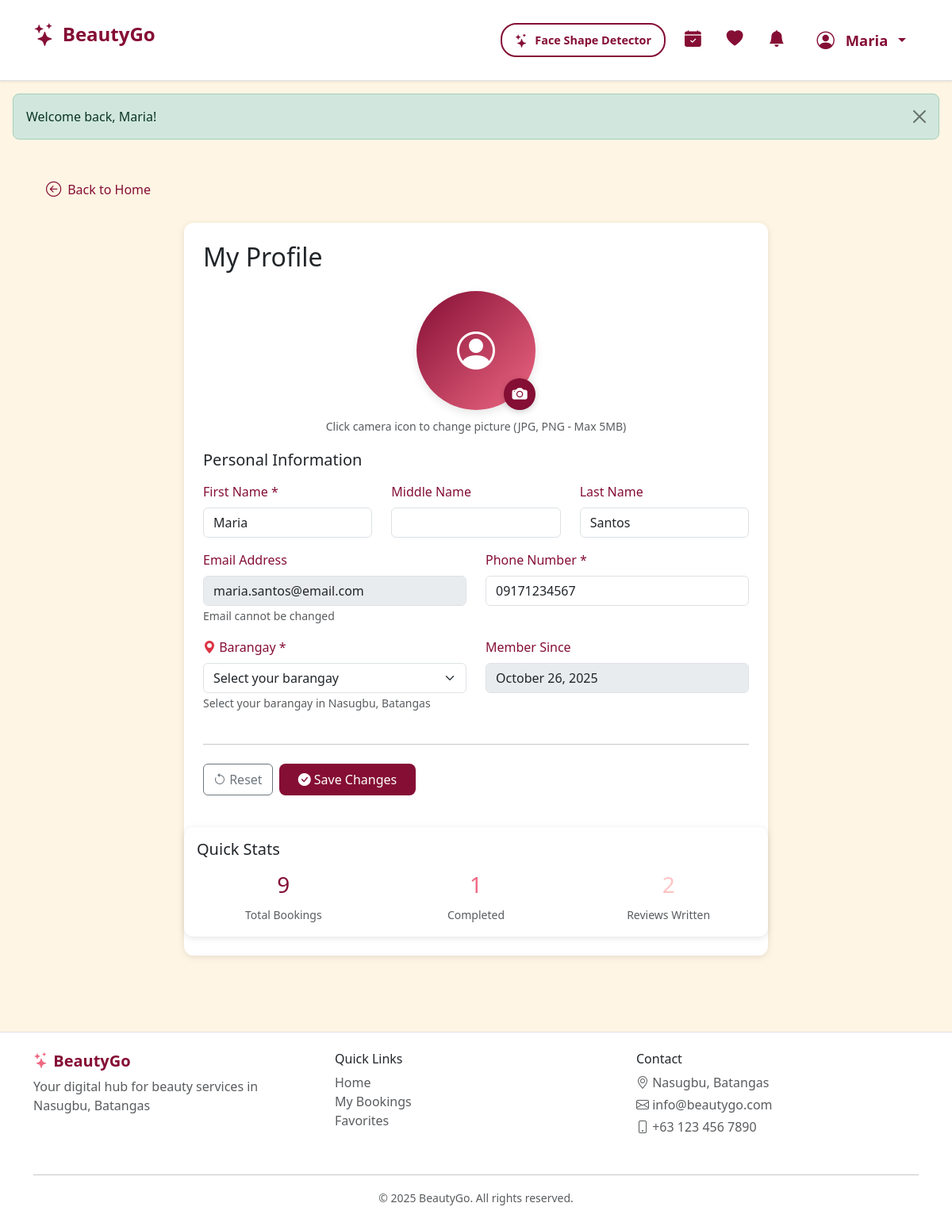
Screenshot of /user-profile.php (signed in) with the database file from the repository.
### tables this page shows
CREATE TABLE `customers` (
  `customer_id` int(11) NOT NULL,
  `fname` varchar(255) DEFAULT NULL,
  `mname` varchar(255) DEFAULT NULL,
  `surname` varchar(255) DEFAULT NULL,
  `cstmr_num` varchar(255) DEFAULT NULL,
  `cstmr_email` varchar(255) DEFAULT NULL,
  `cstmr_password` varchar(255) DEFAULT NULL,
  `cstmr_address` varchar(255) DEFAULT NULL,
  `registration_date` timestamp NOT NULL DEFAULT current_timestamp(),
  `profile_pic` longblob DEFAULT NULL
);

CREATE TABLE `profiles` (
  `profile_id` int(11) NOT NULL,
  `customer_id` int(11) DEFAULT NULL,
  `face_shape` varchar(255) DEFAULT NULL,
  `body_type` varchar(255) DEFAULT NULL,
  `eye_color` varchar(255) DEFAULT NULL,
  `skin_tone` varchar(255) DEFAULT NULL,
  `hair_type` varchar(255) DEFAULT NULL,
  `hair_color` varchar(255) DEFAULT NULL,
  `current_hair_length` varchar(255) DEFAULT NULL,
  `desired_hair_length` varchar(50) NOT NULL
);

### user-profile.php (the view, shortened to what the rows shown need)
<?php
require_once 'backend/function_utilities.php';
require_once 'backend/function_customers.php';
$customer = getCurrentCustomer();
$customerId = $customer['customer_id'];
$conn = getDbConnection();
$stmt = $conn->prepare("
    SELECT c.*, p.*
    FROM customers c
    LEFT JOIN profiles p ON c.customer_id = p.customer_id
    WHERE c.customer_id = ?
");
$stmt->bind_param("i", $customerId);
$stmt->execute();
$result = $stmt->get_result();
$user = $result->fetch_assoc();
include 'includes/header.php';
?>
<link rel="stylesheet" href="css/styles.css">
<main>
    <div class="container my-4">
        <div class="row">
            <div class="col-lg-8 mx-auto">
                <div class="card">
                    <div class="card-body p-4">
                        <h2 class="mb-4">My Profile</h2>
                        <form action="" method="POST" enctype="multipart/form-data" id="profileForm">
                        <div class="row">
                            <div class="col-md-4 mb-3">
                                <label for="fname" class="form-label">First Name *</label>
                                <input type="text" class="form-control" id="fname" name="fname"
                                    value="<?php echo htmlspecialchars($user['fname'] ?? ''); ?>" required>
                            </div>
                            <div class="col-md-4 mb-3">
                                <label for="surname" class="form-label">Last Name</label>
                                <input type="text" class="form-control" id="surname" name="surname"
                                    value="<?php echo htmlspecialchars($user['surname'] ?? ''); ?>">
                            </div>
                        </div>
                        <div class="row">
                            <div class="col-md-6 mb-3">
                                <label for="cstmr_email" class="form-label">Email Address</label>
                                <input type="email" class="form-control" id="cstmr_email"
                                    value="<?php echo htmlspecialchars($user['cstmr_email'] ?? ''); ?>" disabled>
                                <small class="text-muted">Email cannot be changed</small>
                            </div>
                            <div class="col-md-6 mb-3">
                                <label for="cstmr_num" class="form-label">Phone Number *</label>
                                <input type="tel" class="form-control" id="cstmr_num" name="cstmr_num"
                                    value="<?php echo htmlspecialchars($user['cstmr_num'] ?? ''); ?>" required>
                            </div>
                        </div>
                            <div class="row">
                                <div class="col-md-6 mb-3">
                                    <label for="member_since" class="form-label">Member Since</label>
                                    <input type="text" class="form-control"
                                        value="<?php echo formatDate($user['registration_date']); ?>" disabled>
                                </div>
                            </div>
                    </div>
            </div>
        </div>
    </div>
</main>
<?php include 'includes/footer.php'; ?>

### includes/header.php (shortened to what the rows shown need)
<!DOCTYPE html>
<html lang="en">
<head>
    <link href="https://cdn.jsdelivr.net/npm/bootstrap@5.3.0/dist/css/bootstrap.min.css" rel="stylesheet">
    <link rel="stylesheet" href="https://cdn.jsdelivr.net/npm/bootstrap-icons@1.10.0/font/bootstrap-icons.css">
    <link rel="stylesheet" href="css/styles.css?v=<?php echo time(); ?>">
</head>
<body>
    <nav class="navbar navbar-expand-lg navbar-light bg-white border-bottom sticky-top">
        <div class="container">
            <div class="collapse navbar-collapse" id="navbarNav">
                <ul class="navbar-nav ms-auto">
                    <?php if (isLoggedIn()): ?>
                        <?php
                        if (isBusinessLoggedIn()) {
                            $currentUser = getCurrentBusiness();
                            $displayName = $currentUser['business_name'] ?? 'Business';
                        } else {
                            $currentUser = getCurrentCustomer();
                            $displayName = $currentUser['fname'] ?? 'User';
                        }
                        ?>
                        <?php if (isBusinessLoggedIn()): ?>
                        <li class="nav-item dropdown profile-dropdown">
                            <a class="nav-link dropdown-toggle d-flex align-items-center gap-2" href="#" id="businessDropdown" role="button" data-bs-toggle="dropdown" aria-expanded="false">
                                <i class="bi bi-building"></i>
                                <span><?php echo htmlspecialchars($currentUser['business_name']); ?></span>
                            </a>
                                <ul class="dropdown-menu dropdown-menu-end" aria-labelledby="businessDropdown">
                                    <li><a class="dropdown-item" href="business-dashboard.php"><i class="bi bi-speedometer2"></i> Dashboard</a></li>
                                    <li><a class="dropdown-item" href="business-profile.php"><i class="bi bi-person-circle"></i> Profile</a></li>
                                    <li><hr class="dropdown-divider"></li>
                                    <li>
                                        <form action="backend/auth.php" method="POST" class="d-inline">
                                            <input type="hidden" name="action" value="logout">
                                            <button type="submit" class="dropdown-item text-danger"><i class="bi bi-box-arrow-right"></i> Logout</button>
                                        </form>
                                    </li>
                                </ul>
                            </li>
                        <?php else: ?>
                            <?php
                            $customerProfilePic = null;
                            if (isset($currentUser['customer_id'])) {
                                $conn = getDbConnection();
                                $stmt = $conn->prepare("SELECT profile_pic FROM customers WHERE customer_id = ?");
                                $stmt->bind_param("i", $currentUser['customer_id']);
                                $stmt->execute();
                                $result = $stmt->get_result();
                                if ($row = $result->fetch_assoc()) {
                                    $customerProfilePic = $row['profile_pic'];
                                }
                            }
                            ?>
                            <li class="nav-item dropdown profile-dropdown">
                                <a class="nav-link dropdown-toggle d-flex align-items-center gap-2" href="#" id="userDropdown" role="button" data-bs-toggle="dropdown" aria-expanded="false">
                                    <?php if (!empty($customerProfilePic)): ?>
                                        <img
                                             alt="Profile"
                                             style="width: 32px; height: 32px; border-radius: 50%; object-fit: cover; border: 2px solid var(--color-burgundy);">
                                    <?php else: ?>
                                        <i class="bi bi-person-circle"></i>
                                    <?php endif; ?>
                                    <span><?php echo htmlspecialchars($displayName); ?></span>
                                </a>
                            </li>
                        <?php endif; ?>
                    <?php endif; ?>
                </ul>
            </div>
        </div>
    </nav>

### rows the page displays
customers: fname "Maria"
profiles: fname "Maria", surname "Santos", customer.cstmr_email "maria.santos@email.com", cstmr_num "09171234567", customer.registration_date "October 26, 2025"

### other values shown
$_SESSION['success'] "Welcome back, Maria!"
count($appointments) "9"
count($completed) "1"
$row['count'] "2"
